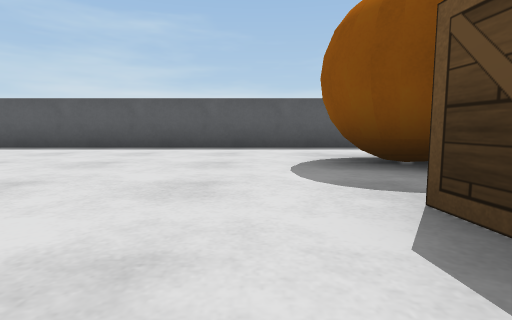
view 1 (above)

14 first-person views from a walk through a robot-simulator world made for Webots. The camera is 0.04 m above the floor, tilts 6° down and sees 80° across. The floor is counted in squares, 0.1 m on a side. Each view is taken from the middle of a square. On the plan, view 1 faces up. The plan holds only what a view shows up to about 9 squares ahead; the rest is blank. Robots are left out. Simple shapes and patterns stand in for the simulator's stock objects.

view 2
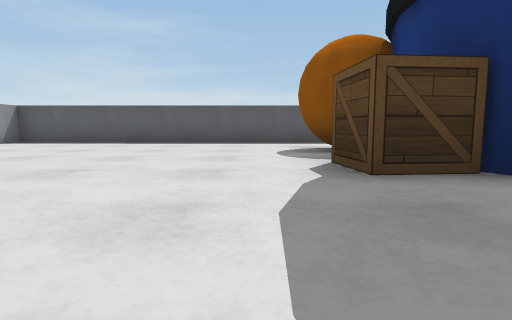

view 3
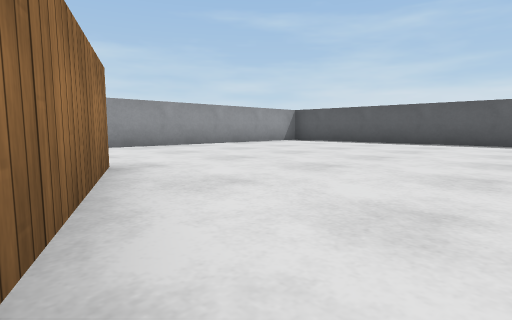

view 4
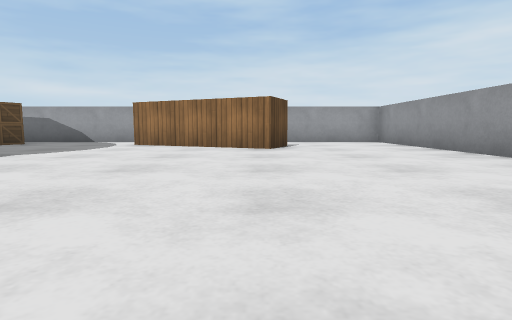

view 5
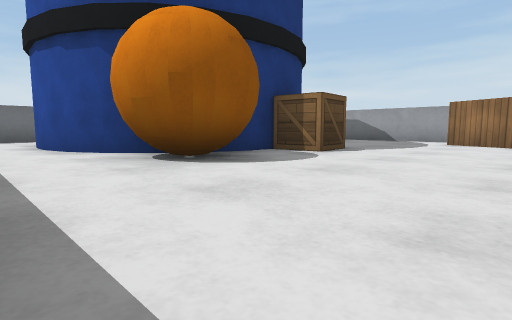

view 6
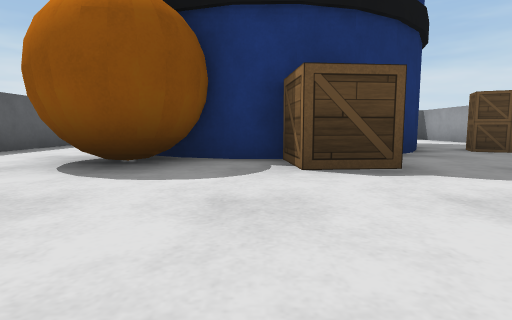

view 7
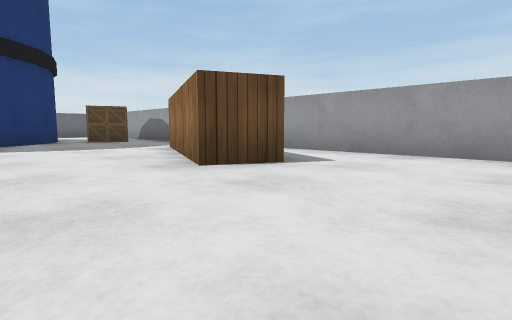

view 8
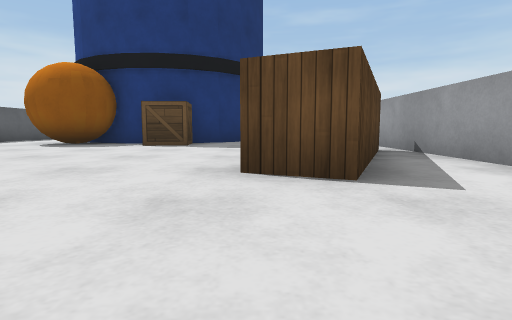

view 9
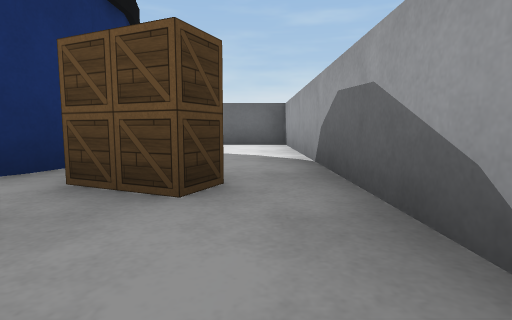

view 10
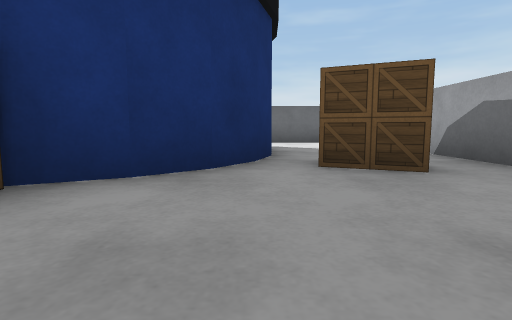

view 11
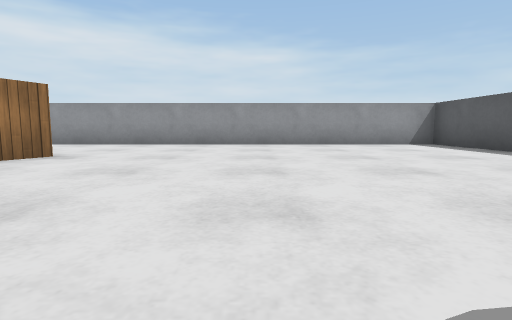

view 12
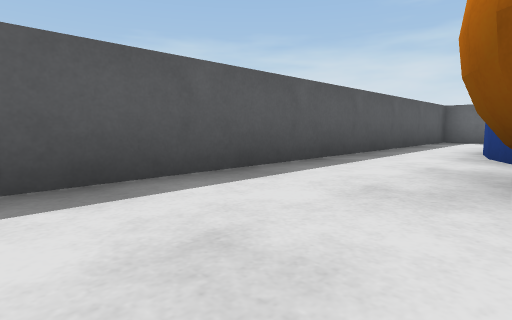

view 13
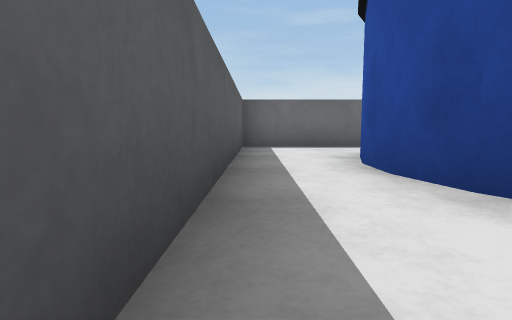

view 14
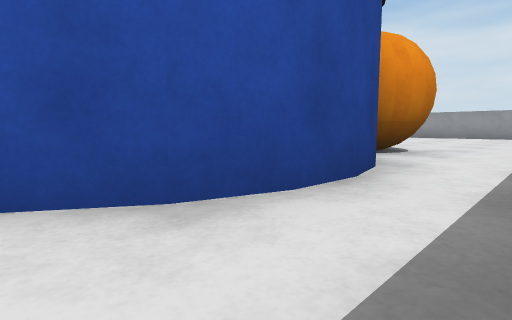

### Floor plan
Key: @ floor where view 1 was taken; # wall or solid block; . floor; B ball; W wooden box; A barrel.
Columns run from 7 left of view 1 to 9 right of it. Each row starts with its distance up from view 1.
  7 #################
  6 #...............#
  5 #...........A...#
  4 #.......BBBA AA.#
  3 #.......BB
  2 #........W
  1 #.......WW
  0 #......@..A
 -1 #...#......AAA  #
 -2 #...###...W.... #
 -3 #.....##..W  ###
 -4 #############

Positions as (right, up) in squares from view 1, and headings:
1: (0, 0), facing up
2: (0, -2), facing up
3: (0, -2), facing up-left
4: (-3, 5), facing down
5: (-2, 6), facing down-right
6: (-2, 2), facing right
7: (-6, 1), facing down-right
8: (-6, -1), facing right
9: (1, -3), facing right
10: (0, -1), facing right
11: (1, 2), facing left
12: (-1, 4), facing up-right
13: (2, 6), facing right
14: (7, 6), facing down-left
